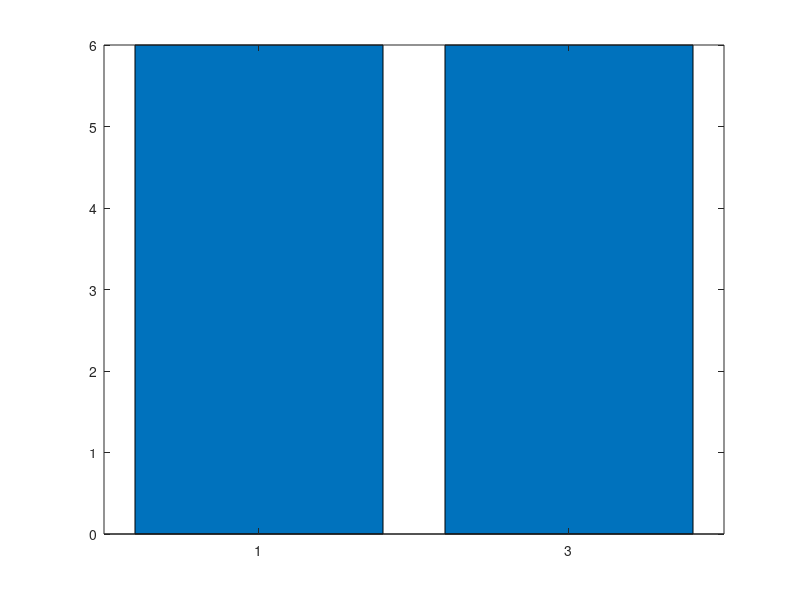

Reproduce this figure in MATLAB. (Note: this script raises an error after producing the figure.)
clear all
clc

%% MoCA
moca_cov = [29	25	30	29	30	30	29	28	28	29];
moca_noncov = [30	27	26	26	28	26	29	28];

[h,pval_moca] = ttest2(moca_cov,moca_noncov);

%% SRQ

srq_cov = [0	1	0	3	1	0	3	2	0	0];
srq_noncov = [0	1	3	10	3	3	3	1];

[h,pval_srq] = ttest2(srq_cov,srq_noncov);

%% Komponen MoCA
mocacomp_noncov(1,:) = [7	6	7	5	7	7	7];
mocacomp_cov(1,:) = [7	7	7	7	7	7	7	7	7];

mocacomp_noncov(2,:) = [6	6	6	5	6	6	6];
mocacomp_cov(2,:) = [5	5	6	6	6	6	6	6	5];

mocacomp_noncov(3,:) = [5	4	1	5	3	4	3];
mocacomp_cov(3,:) = [5	1	5	4	5	5	3	3	5];

mocacomp_noncov(4,:) = [6	5	6	5	6	6	6];
mocacomp_cov(4,:) = [6	6	6	6	6	6	6	6	6];

mocacomp_noncov(5,:) = [6	6	6	6	6	6	6];
mocacomp_cov(5,:) = [6	6	6	6	6	6	6	6	6];

mocaComp_labels = ["Executive & Visuospatial Score", "Language Score", "Memory Score","Attention Score","Orientation Score"];

%% BarPlot
data_1 = mocacomp_cov(5,:);
data_2 = mocacomp_noncov(5,:);
title_sel = mocaComp_labels(5);
ylim_sel = [0 8];
yticks_sel = [0 6];
legend_labels = ["COVID", "Non-COVID"];
line_color_1 = [181, 5, 14]./255;
line_color_2 = [43 72 166]./255;

mean_data_1 = mean(data_1);
mean_data_2 = mean(data_2);
std_data_1 = std(data_1);
std_data_2 = std(data_2);


b = bar([1,3],[mean_data_1;mean_data_2]);
b.FaceColor = 'flat';
b.CData(1,:) = [181, 5, 14]./255;
b.CData(2,:) = [22, 15, 163]./255;
hold on
scatter(1*ones(size(data_1)),data_1,100,'filled','MarkerFaceAlpha',0.7,'MarkerEdgeColor',line_color_1, 'MarkerFaceColor',[255 108 108]./255,'XJitter','density');
hold on
scatter(3*ones(size(data_2)),data_2,100,'filled','MarkerFaceAlpha',0.7,'MarkerEdgeColor',line_color_2, 'MarkerFaceColor',[185 220 255]./255,'XJitter','density');
hold on
errorbar([1,3],[mean_data_1;mean_data_2],[std_data_1;std_data_2],'k','linestyle','none','LineWidth',1.5);

legend("","","","SD")
xticklabels(legend_labels)
ylim(ylim_sel)
yticks(yticks_sel)
% yticklabels(yticks_sel)
set(gca,'FontSize', 20)
title(title_sel)


%% Age
age_cov = [29	39	29	32	31	27	27	23	23	23];
age_noncov = [25	26	33	24	33	28	31	24];

[h,pval_age] = ttest2(age_cov,age_noncov);

%% Gender
gen_cov = [3,7];
gen_noncov = [2,6];
[h_a,pval_gen,stats] = fishertest([gen_cov;gen_noncov]);

%% Education
% group
data_1 = [0	0	0	0	1	1	1	1	1	0	0	0	0	0	1	0	1	1];
% education level (0-4: SMA/SMK, D3, D4/S1, S2)
data_2 = [2	2	2	1	2	2	2	2	2	2	2	2	2	2	2	2	0	2];
% stats
[tbl, chi2, p] = crosstab(data_1,data_2);